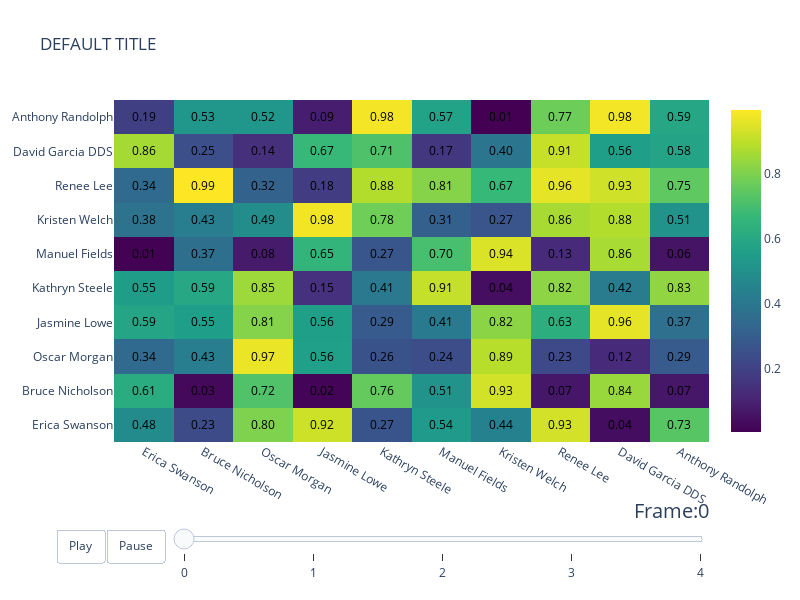

Write notebook code for a chart like this one.
### Code cell
def animated_heatmap(
    matrices: np.ndarray | None = None,
    labels: list | None = None,
    title: str = "DEFAULT TITLE",
    show_values: bool = True,
    value_format: Literal[".2f", ".2e"] = ".2f",
    width: int = 800,
    height: int = 600,
    xaxis_title: str | None = None,
    yaxis_title: str | None = None,
    log: bool = False,
    nan_diagnal: bool = False,
    frame_duration: int = 500,
    slider_labels: list[str] | None = None,
    slider_prefix: str = "Frame:",
):
    # Generate demo data if matrices is None
    if matrices is None:
        faker = Faker()
        shape = (5, 10, 10)  # (time, rows, cols)
        matrices = rng.random(shape)
        # logger.info(matrices)
    elif matrices.ndim != 3:
        raise ValueError("Expected 3D array (time, rows, cols)")

    n_frames, n_rows, n_cols = matrices.shape

    if labels is None:
        faker = Faker()
        labels = [faker.name() for _ in range(n_rows)]
    col_labels = labels
    row_labels = labels

    # Process all matrices
    processed_matrices = []
    for matrix in matrices:
        # Convert and process each time slice
        matrix = np.array(matrix, dtype=object)
        none_mask = matrix is None
        matrix = matrix.astype(float)
        if log:
            matrix = np.log10(matrix)
        matrix[none_mask] = np.nan
        if nan_diagnal:
            matrix[np.identity(matrix.shape[0], dtype=bool)] = np.nan
        processed_matrices.append(matrix)

        # Update the sliders configuration with custom labels
    if slider_labels is not None:
        if len(slider_labels) != n_frames:
            raise ValueError(f"Expected {n_frames} slider labels, got {len(slider_labels)}")
        frame_labels = slider_labels
    else:
        frame_labels = [str(k) for k in range(n_frames)]

    layout_sliders = [
        {
            "active": 0,
            "yanchor": "top",
            "xanchor": "left",
            "currentvalue": {
                "font": {"size": 20},
                "prefix": slider_prefix,  # <--- [CHANGED] Use custom prefix
                "visible": True,
                "xanchor": "right",
            },
            "transition": {"duration": frame_duration, "easing": "cubic-in-out"},
            "pad": {"b": 10, "t": 50},
            "len": 0.9,
            "x": 0.1,
            "y": 0,
            "steps": [
                {
                    "args": [
                        [f"frame_{k}"],
                        {
                            "frame": {"duration": frame_duration, "redraw": True},
                            "mode": "immediate",
                            "transition": {"duration": frame_duration},
                        },
                    ],
                    "label": label,  # <--- [CHANGED] Use custom label
                    "method": "animate",
                }
                for k, label in enumerate(frame_labels)
            ],
        }
    ]

    # Create frames for animation
    frames = [
        go.Frame(
            data=[
                go.Heatmap(
                    z=matrix,
                    x=col_labels,
                    y=row_labels,
                    colorscale="Viridis",
                    text=np.vectorize(lambda x: "N/A" if np.isnan(x) else f"{x:{value_format}}")(
                        matrix
                    )
                    if show_values
                    else None,
                    texttemplate="%{text}" if show_values else None,
                    textfont={"color": "black"},
                    reversescale=False,
                    showscale=True,
                )
            ],
            name=f"frame_{i}",  # name is required for frames
        )
        for i, matrix in enumerate(processed_matrices)
    ]

    # Create the figure with the initial frame
    fig = go.Figure(
        data=[
            go.Heatmap(
                z=processed_matrices[0],
                x=col_labels,
                y=row_labels,
                colorscale="Viridis",
                text=np.vectorize(lambda x: "N/A" if np.isnan(x) else f"{x:{value_format}}")(
                    processed_matrices[0]
                )
                if show_values
                else None,
                texttemplate="%{text}" if show_values else None,
                textfont={"color": "black"},
                reversescale=False,
                showscale=True,
            )
        ],
        frames=frames,
        layout={
            "title": title,
            "width": width,
            "height": height,
            "xaxis": {
                "title": xaxis_title,
                "nticks": len(col_labels) if col_labels else None,
                "fixedrange": True,
            },
            "yaxis": {
                "title": yaxis_title,
                "nticks": len(row_labels) if row_labels else None,
                "fixedrange": True,
            },
            "dragmode": False,
            "updatemenus": [  # <--- [NEW] Add play and pause buttons
                {
                    "buttons": [
                        {
                            "args": [
                                None,
                                {
                                    "frame": {"duration": frame_duration, "redraw": True},
                                    "fromcurrent": True,
                                },
                            ],
                            "label": "Play",
                            "method": "animate",
                        },
                        {
                            "args": [
                                [None],
                                {
                                    "frame": {"duration": 0, "redraw": True},
                                    "mode": "immediate",
                                    "transition": {"duration": 0},
                                },
                            ],
                            "label": "Pause",
                            "method": "animate",
                        },
                    ],
                    "direction": "left",
                    "pad": {"r": 10, "t": 87},
                    "showactive": False,
                    "type": "buttons",
                    "x": 0.1,
                    "xanchor": "right",
                    "y": 0,
                    "yanchor": "top",
                }
            ],
        },
    )

    # Update the layout dictionary to include the new sliders
    fig.update_layout(sliders=layout_sliders)

    return fig


animated_heatmap()

### Figure 1 — Plotly figure (JSON) as saved in the notebook; plotly's stock layout.template omitted (floating-point values rounded to 4 significant figures)
{"data": [{"colorscale": [[0, "#440154"], [0.1111, "#482878"], [0.2222, "#3e4989"], [0.3333, "#31688e"], [0.4444, "#26828e"], [0.5556, "#1f9e89"], [0.6667, "#35b779"], [0.7778, "#6ece58"], [0.8889, "#b5de2b"], [1, "#fde725"]], "reversescale": false, "showscale": true, "text": [["0.48", "0.23", "0.80", "0.92", "0.27", "0.54", "0.44", "0.93", "0.04", "0.73"], ["0.61", "0.03", "0.72", "0.02", "0.76", "0.51", "0.93", "0.07", "0.84", "0.07"], ["0.34", "0.43", "0.97", "0.56", "0.26", "0.24", "0.89", "0.23", "0.12", "0.29"], ["0.59", "0.55", "0.81", "0.56", "0.29", "0.41", "0.82", "0.63", "0.96", "0.37"], ["0.55", "0.59", "0.85", "0.15", "0.41", "0.91", "0.04", "0.82", "0.42", "0.83"], ["0.01", "0.37", "0.08", "0.65", "0.27", "0.70", "0.94", "0.13", "0.86", "0.06"], ["0.38", "0.43", "0.49", "0.98", "0.78", "0.31", "0.27", "0.86", "0.88", "0.51"], ["0.34", "0.99", "0.32", "0.18", "0.88", "0.81", "0.67", "0.96", "0.93", "0.75"], ["0.86", "0.25", "0.14", "0.67", "0.71", "0.17", "0.40", "0.91", "0.56", "0.58"], ["0.19", "0.53", "0.52", "0.09", "0.98", "0.57", "0.01", "0.77", "0.98", "0.59"]], "textfont": {"color": "black"}, "texttemplate": "%{text}", "type": "heatmap", "x": ["Erica Swanson", "Bruce Nicholson", "Oscar Morgan", "Jasmine Lowe", "Kathryn Steele", "Manuel Fields", "Kristen Welch", "Renee Lee", "David Garcia DDS", "Anthony Randolph"], "y": ["Erica Swanson", "Bruce Nicholson", "Oscar Morgan", "Jasmine Lowe", "Kathryn Steele", "Manuel Fields", "Kristen Welch", "Renee Lee", "David Garcia DDS", "Anthony Randolph"], "z": [[0.48, 0.2324, 0.8019, 0.9235, 0.2661, 0.5389, 0.4428, 0.931, 0.04051, 0.732], [0.6144, 0.02837, 0.7192, 0.01599, 0.758, 0.5128, 0.9291, 0.06608, 0.8413, 0.06669], [0.3443, 0.4303, 0.9661, 0.5622, 0.2589, 0.2417, 0.8881, 0.2259, 0.1246, 0.2883], [0.5861, 0.5541, 0.8097, 0.5605, 0.2884, 0.4129, 0.8181, 0.6265, 0.9591, 0.3694], [0.5526, 0.5939, 0.8483, 0.1455, 0.4065, 0.91, 0.04307, 0.8227, 0.4154, 0.8298], [0.009955, 0.365, 0.07863, 0.6526, 0.2738, 0.7027, 0.9438, 0.1268, 0.8648, 0.05946], [0.3808, 0.4298, 0.4888, 0.9765, 0.7757, 0.3089, 0.2698, 0.8631, 0.8813, 0.5107], [0.3443, 0.9949, 0.3159, 0.1827, 0.8801, 0.8123, 0.6679, 0.9584, 0.9257, 0.7482], [0.8607, 0.2471, 0.1412, 0.6701, 0.7146, 0.1671, 0.3956, 0.9103, 0.5614, 0.5783], [0.1941, 0.526, 0.5234, 0.08894, 0.9819, 0.5714, 0.006409, 0.7726, 0.9783, 0.5899]]}], "layout": {"dragmode": false, "height": 600, "sliders": [{"active": 0, "currentvalue": {"font": {"size": 20}, "prefix": "Frame:", "visible": true, "xanchor": "right"}, "len": 0.9, "pad": {"b": 10, "t": 50}, "steps": [{"args": [["frame_0"], {"frame": {"duration": 500, "redraw": true}, "mode": "immediate", "transition": {"duration": 500}}], "label": "0", "method": "animate"}, {"args": [["frame_1"], {"frame": {"duration": 500, "redraw": true}, "mode": "immediate", "transition": {"duration": 500}}], "label": "1", "method": "animate"}, {"args": [["frame_2"], {"frame": {"duration": 500, "redraw": true}, "mode": "immediate", "transition": {"duration": 500}}], "label": "2", "method": "animate"}, {"args": [["frame_3"], {"frame": {"duration": 500, "redraw": true}, "mode": "immediate", "transition": {"duration": 500}}], "label": "3", "method": "animate"}, {"args": [["frame_4"], {"frame": {"duration": 500, "redraw": true}, "mode": "immediate", "transition": {"duration": 500}}], "label": "4", "method": "animate"}], "transition": {"duration": 500, "easing": "cubic-in-out"}, "x": 0.1, "xanchor": "left", "y": 0, "yanchor": "top"}], "title": {"text": "DEFAULT TITLE"}, "updatemenus": [{"buttons": [{"args": [null, {"frame": {"duration": 500, "redraw": true}, "fromcurrent": true}], "label": "Play", "method": "animate"}, {"args": [[null], {"frame": {"duration": 0, "redraw": true}, "mode": "immediate", "transition": {"duration": 0}}], "label": "Pause", "method": "animate"}], "direction": "left", "pad": {"r": 10, "t": 87}, "showactive": false, "type": "buttons", "x": 0.1, "xanchor": "right", "y": 0, "yanchor": "top"}], "width": 800, "xaxis": {"fixedrange": true, "nticks": 10}, "yaxis": {"fixedrange": true, "nticks": 10}}}
